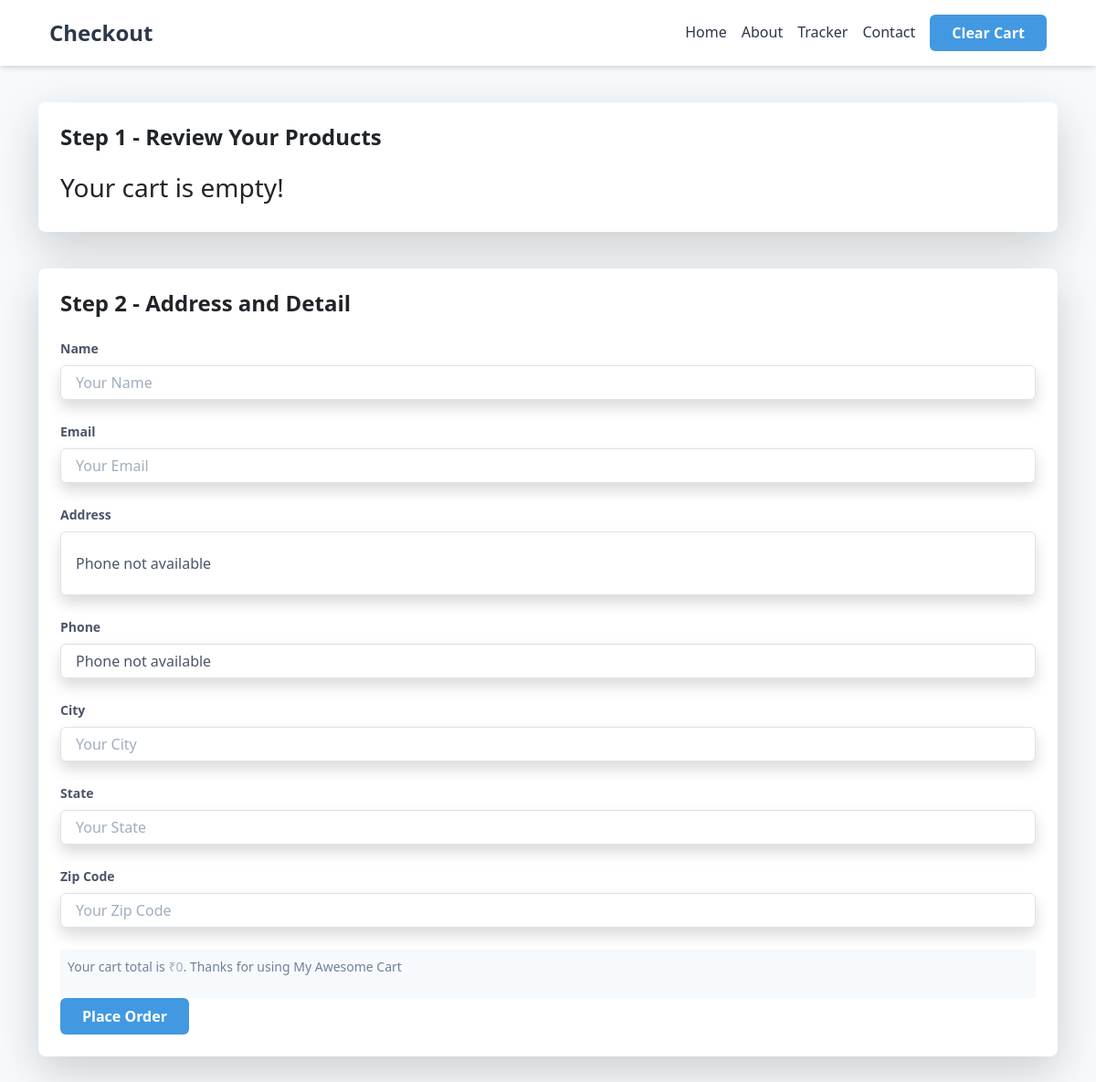
/shop/checkout/ (signed in), run on an earlier commit of the app's database.
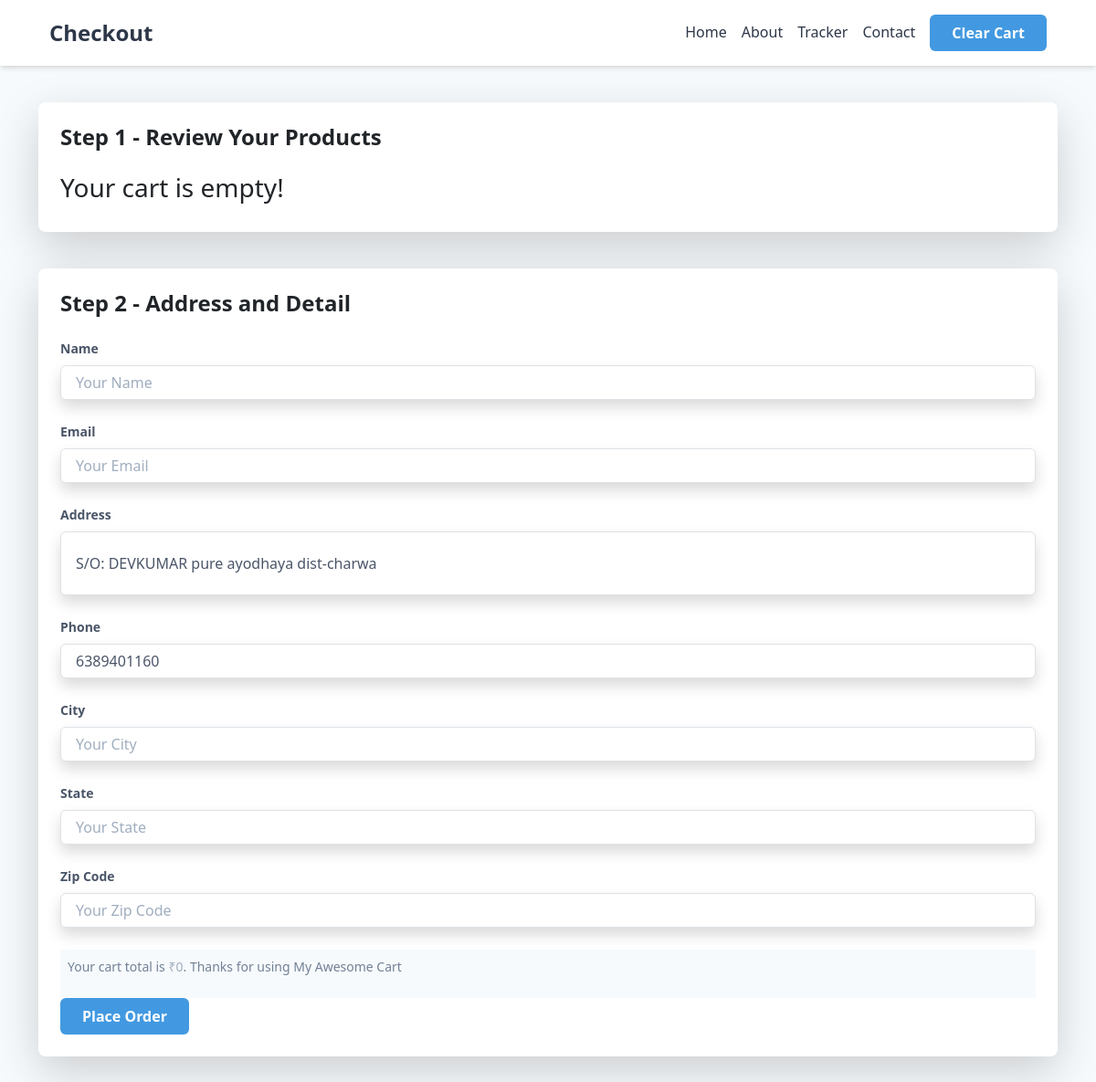
And on a later commit of the database.
### profiles/models.py (models this page shows, shortened)
class UserExtra(models.Model):
    user = models.OneToOneField(User, on_delete=models.CASCADE, related_name="users")
    profile_picture = models.ImageField(upload_to='profile_pictures/', null=True, blank=True,default="user.jpg")
    bio = models.TextField(max_length=500, blank=True)
    address = models.TextField(null=True, blank=True)
    state = models.CharField(max_length=50,null=True, blank=True)
    city = models.CharField(max_length=50,null=True, blank=True)
    pincode = models.CharField(max_length=6,null=True, blank=True)
    birth_date = models.DateField(null=True, blank=True)
    website = models.URLField(max_length=200, blank=True)
    phone_number = models.CharField(max_length=15, blank=True)
    user_uu = models.CharField(max_length=100, null = True, blank = True, unique = True)
    class Meta:
        verbose_name = 'User Profile'
        verbose_name_plural = 'User Profiles'

### shop/views.py (the view, shortened to what this page needs)
# urls.py: path("checkout/",views.checkout,name="Checkout"),
@csrf_exempt
@login_required(login_url='/profile/login')
def checkout(request):
    print(request.user)
    user_obj = models.UserExtra.objects.get(user = request.user)
    user_obj = models.UserExtra.objects.get(user = request.user)
    return render(request, 'shop/checkout.html', {'user_obj':user_obj})

### shop/templates/shop/checkout.html (shortened to what the changed rows need)
<!DOCTYPE html>
<html lang="en">
  <head>
    <link
      href="https://unpkg.com/tailwindcss@^1.0/dist/tailwind.min.css"
      rel="stylesheet"
    />
    <link
      href="https://cdn.jsdelivr.net/npm/bootstrap@5.3.0-alpha3/dist/css/bootstrap.min.css"
      rel="stylesheet"
    />
    <link
      href="https://cdn.jsdelivr.net/npm/bootstrap@5.3.0-alpha3/dist/css/bootstrap.min.css"
      rel="stylesheet"
    />
  </head>
  <body class="bg-gray-100">
    <div class="container mx-auto my-10">
      <div class="bg-white shadow-lg rounded-lg overflow-hidden">
        <div class="p-6">
          <h2 class="text-2xl font-bold mb-4">Step 1 - Review Your Products</h2>
        </div>
      </div>
    </div>
    <div class="container mx-auto my-10">
      <div class="bg-white shadow-lg rounded-lg overflow-hidden">
        <div class="p-6">
          <h2 class="text-2xl font-bold mb-4">Step 2 - Address and Detail</h2>
          <form id="checkout-form" method="post">
            <div class="mb-4">
              <label
                class="block text-gray-700 text-sm font-bold mb-2"
                for="address"
              >
                Address
              </label>
              <input
                class="shadow appearance-none border rounded w-full py-6 px-3 text-gray-700 leading-tight focus:outline-none focus:shadow-outline"
                id="address"
                name="address"
                type="text"
                placeholder="Your Address"
                value="{{ user_obj.address|default:'Phone not available' }}"
                required
              />
            </div>
            <div class="mb-4">
              <label
                class="block text-gray-700 text-sm font-bold mb-2"
                for="phone"
              >
                Phone
              </label>
              <input
                class="shadow appearance-none border rounded w-full py-2 px-3 text-gray-700 leading-tight focus:outline-none focus:shadow-outline"
                id="phone"
                value="{{ user_obj.phone_number| default:'Phone not available' }}"
                name="phone"
                type="tel"
                placeholder="Your Number"
                pattern="[0-9]{10}"
                required
              />
            </div>
          </form>
        </div>
      </div>
    </div>
  </body>
</html>

What changed in the data, as far as the page shows it:
changed UserExtra: address "Phone not available" → "S/O: DEVKUMAR pure ayodhaya dist-charwa"; phone "Phone not available" → "6389401160"
